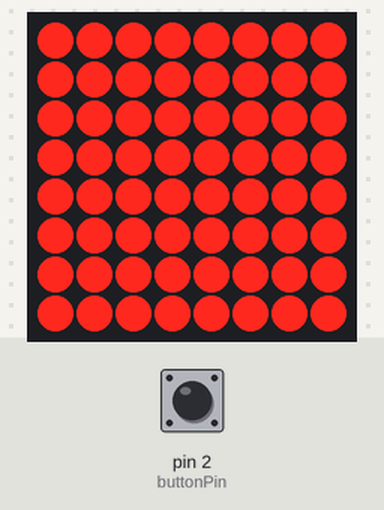
Recording of a sketch running on a simulated Arduino Uno, built with avr-gcc and run on an emulated ATmega328P. On the bench: 8×8 LED matrix. The inputs (shaded band) are chosen by the test bench; at power-on: pin 2 (buttonPin) HIGH. Random numbers use the default seed unless the sketch sets one.

Above: at 0.8 s.
2.5 s: pin 2 (buttonPin) pulled LOW for 0.15 s
At 3.7 s:
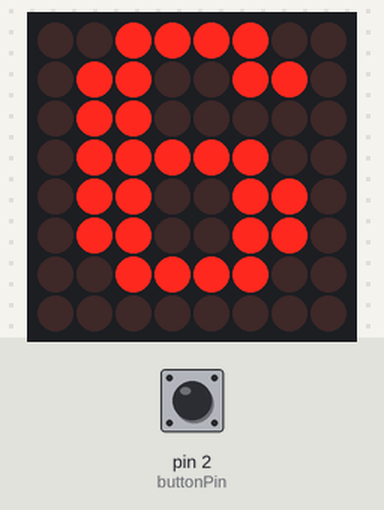
4.4 s: pin 2 (buttonPin) pulled LOW for 1 s
At 6.9 s:
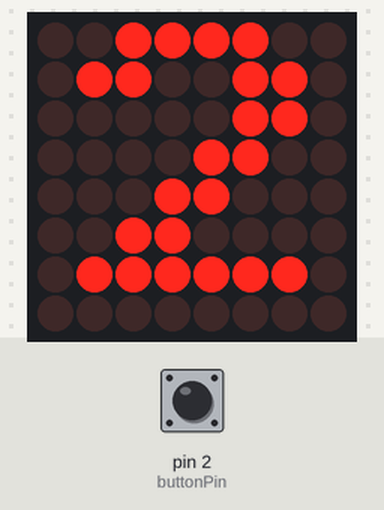
7.2 s: pin 2 (buttonPin) pulled LOW for 3.2 s
At 9.1 s:
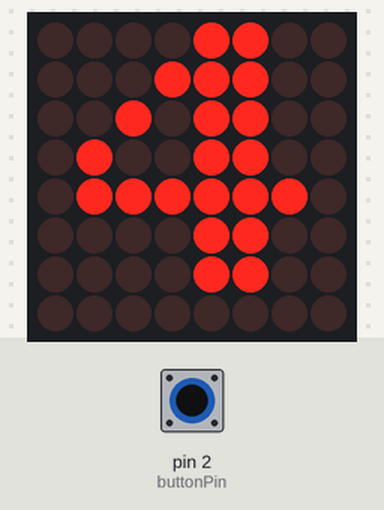
Timing chart, 0 to 10.6 s (numbered marks = the images above; inputs shaded):
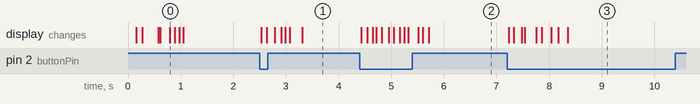

The sketch:

Arduino_Digital_Dice.ino
```cpp
#include <LedControl.h>

LedControl matrix(11, 13, 10, 1);
const int buttonPin = 2;

byte numbers[6][8] = {
 {B00011000,B00111000,B00011000,B00011000,B00011000,B00011000,B00111100,B00000000},
 {B00111100,B01100110,B00000110,B00001100,B00011000,B00110000,B01111110,B00000000},
 {B00111100,B01100110,B00000110,B00011100,B00000110,B01100110,B00111100,B00000000},
 {B00001100,B00011100,B00101100,B01001100,B01111110,B00001100,B00001100,B00000000},
 {B01111110,B01100000,B01100000,B01111100,B00000110,B01100110,B00111100,B00000000},
 {B00111100,B01100110,B01100000,B01111100,B01100110,B01100110,B00111100,B00000000}
};

void showNumber(int n){ for(int r=0;r<8;r++) matrix.setRow(0,r,numbers[n-1][r]); }

void startupAnimation(){
 matrix.clearDisplay(0);
 matrix.setLed(0,3,3,true); matrix.setLed(0,3,4,true); matrix.setLed(0,4,3,true); matrix.setLed(0,4,4,true); delay(150);
 matrix.setLed(0,2,2,true); matrix.setLed(0,2,5,true); matrix.setLed(0,5,2,true); matrix.setLed(0,5,5,true); delay(120);
 matrix.setLed(0,1,1,true); matrix.setLed(0,1,6,true); matrix.setLed(0,6,1,true); matrix.setLed(0,6,6,true); delay(120);
 for(int i=0;i<8;i++){ matrix.setLed(0,0,i,true); matrix.setLed(0,7,i,true); matrix.setLed(0,i,0,true); matrix.setLed(0,i,7,true); delay(30); }
 delay(150);
 for(int r=0;r<8;r++) matrix.setRow(0,r,B11111111); delay(100); matrix.clearDisplay(0); delay(80);
 for(int r=0;r<8;r++) matrix.setRow(0,r,B11111111); delay(80); matrix.clearDisplay(0); delay(200);
}

void setup(){
 pinMode(buttonPin,INPUT_PULLUP); matrix.shutdown(0,false); matrix.setIntensity(0,5); matrix.clearDisplay(0);
 randomSeed(analogRead(A0)^micros()); startupAnimation();
}

void loop(){
 if(digitalRead(buttonPin)==LOW){
  delay(30);
  if(digitalRead(buttonPin)==LOW){
   unsigned long start=millis(); int rollTime=random(700,1300);
   while(millis()-start<rollTime){ showNumber(random(1,7)); delay(random(60,140)); }
   showNumber(random(1,7));
   while(digitalRead(buttonPin)==LOW) delay(10);
   delay(random(100,300));
  }
 }
}
```

Measured:
- after the input at 2.5 s, the display: first changes at once (image 1 shows a later state)
- after the input at 4.4 s, the display: first changes at once (image 2 shows a later state)
- after the input at 7.2 s, the display: first changes at once (image 3 shows a later state)
